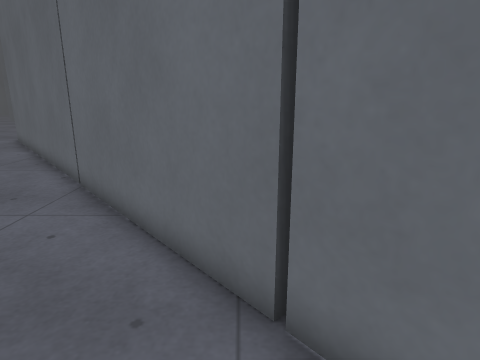
view 1 (above)

16 first-person views from a walk through a 3-D level made in the Godot game engine. The camera is 1.3 m above the floor, tilts 14° down and sees 75° across. The floor is counted in squares, 0.5 m on a side. Each view is taken from the middle of a square. On the plan, view 1 faces up. The plan holds only what a view shows up to about 20 squares ahead; the rest is blank. The place goes on beyond the plan. Surface patterns are stand-ins for the level's own textures.

view 2
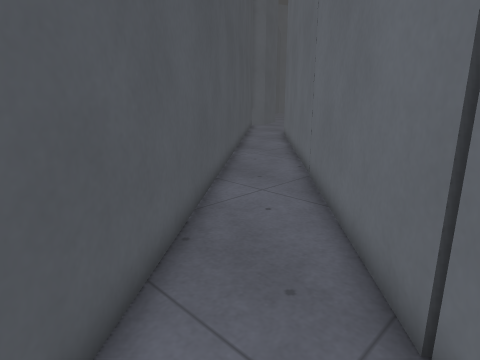

view 3
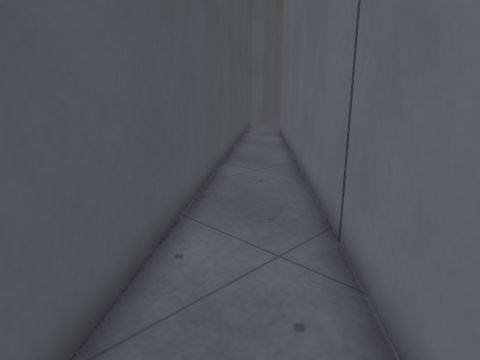

view 4
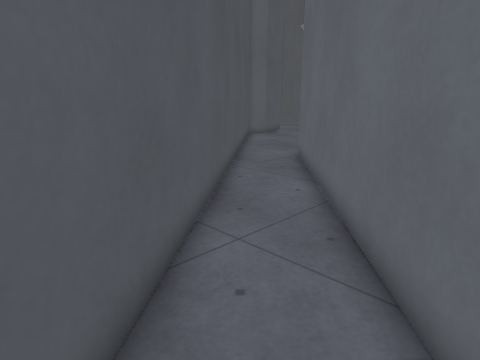

view 5
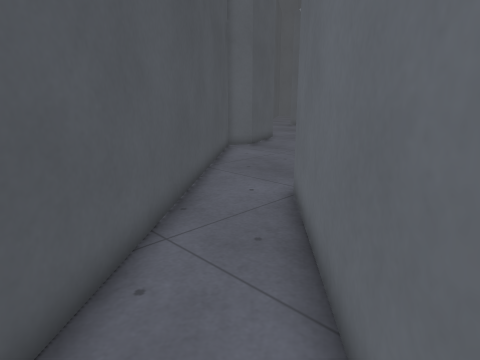

view 6
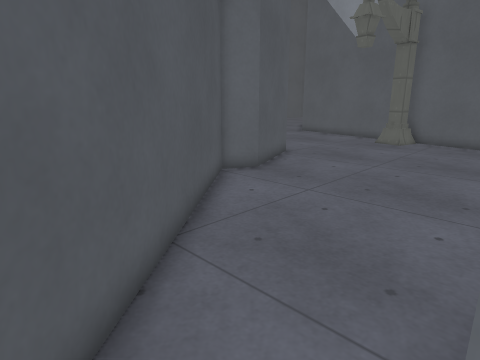

view 7
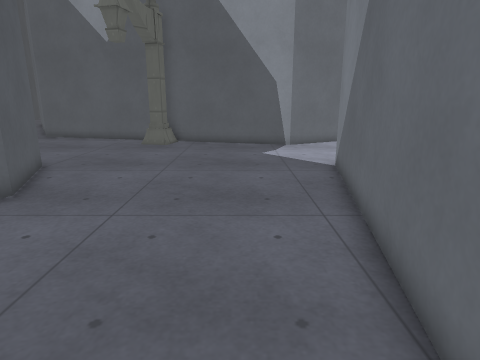

view 8
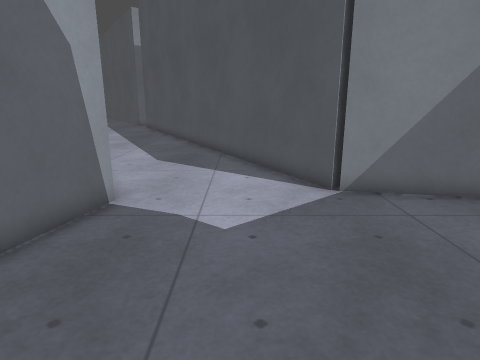

view 9
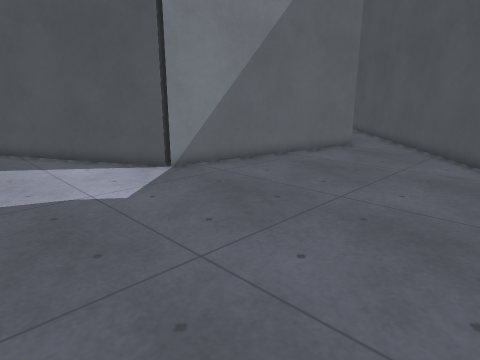

view 10
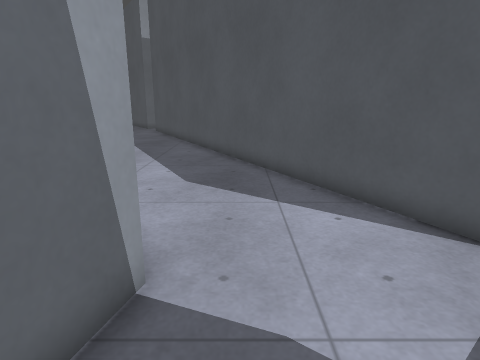

view 11
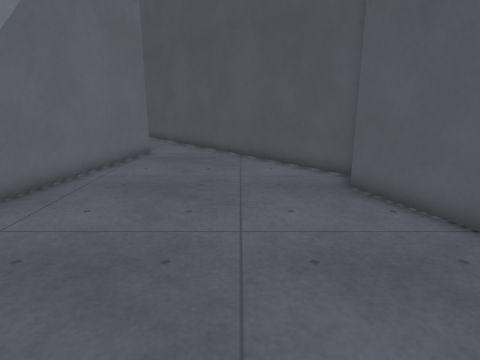

view 12
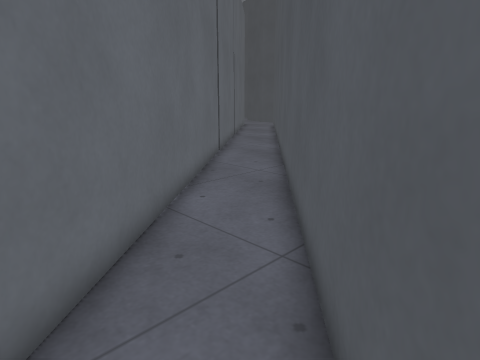

view 13
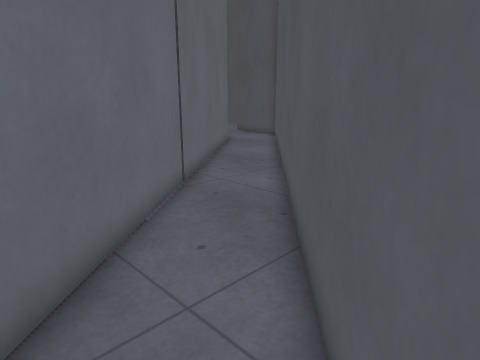

view 14
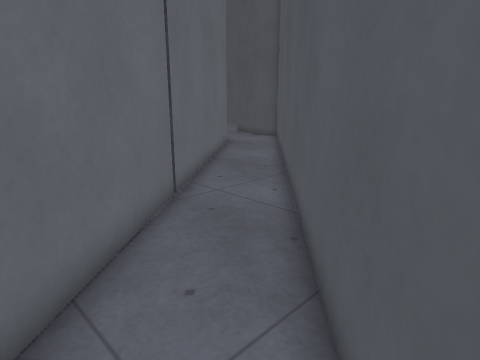

view 15
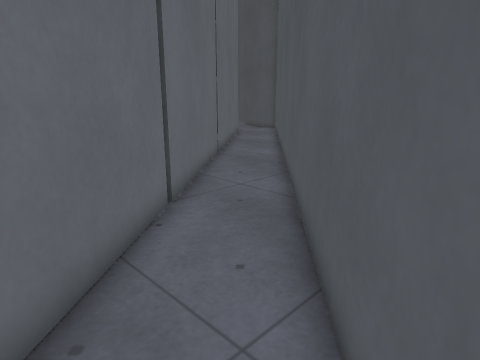

view 16
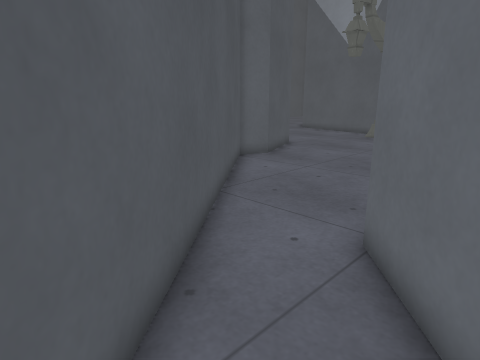

### Floor plan
Points are (right, up) in squares from view 1. A wall is a line through its corners. A room is listed if a view was taken in it or the views show most of it. See-through windows are left out.
Room 1 (views 1, 2, 3, 4, 5, 6, 7, 8, 9, 10, 11, 12, 13, 14, 15, 16)
walls: (-11.9, 32.3) (-12.9, 33.2) (-0.1, 39.9); (-25.2, 32.8) (-23.5, 28.5) (-24.1, 27) (1.7, -3.6); (-11.8, 40.5) (-13.9, 39.4) (-18.3, 40.5); (-5.2, 9.8) (-15.2, 21.4) (-12.9, 33.2); (5.6, -2.7) (-5.1, 9.7)
objects: streetlight (-23, 40) to (-22, 40)

Where each view was taken, in squares from view 1:
view 1: 0 up, 0 right, facing up
view 2: 0 up, 1 right, facing up-left
view 3: 2 down, 3 right, facing up-left
view 4: 8 up, 6 left, facing up-left
view 5: 14 up, 10 left, facing up-left
view 6: 19 up, 15 left, facing up-left
view 7: 20 up, 17 left, facing up
view 8: 36 up, 22 left, facing right
view 9: 40 up, 24 left, facing down-right
view 10: 38 up, 18 left, facing right
view 11: 38 up, 20 left, facing down
view 12: 21 up, 18 left, facing down-right
view 13: 9 up, 8 left, facing down-right
view 14: 8 up, 7 left, facing down-right
view 15: 14 up, 12 left, facing down-right
view 16: 16 up, 13 left, facing up-left
